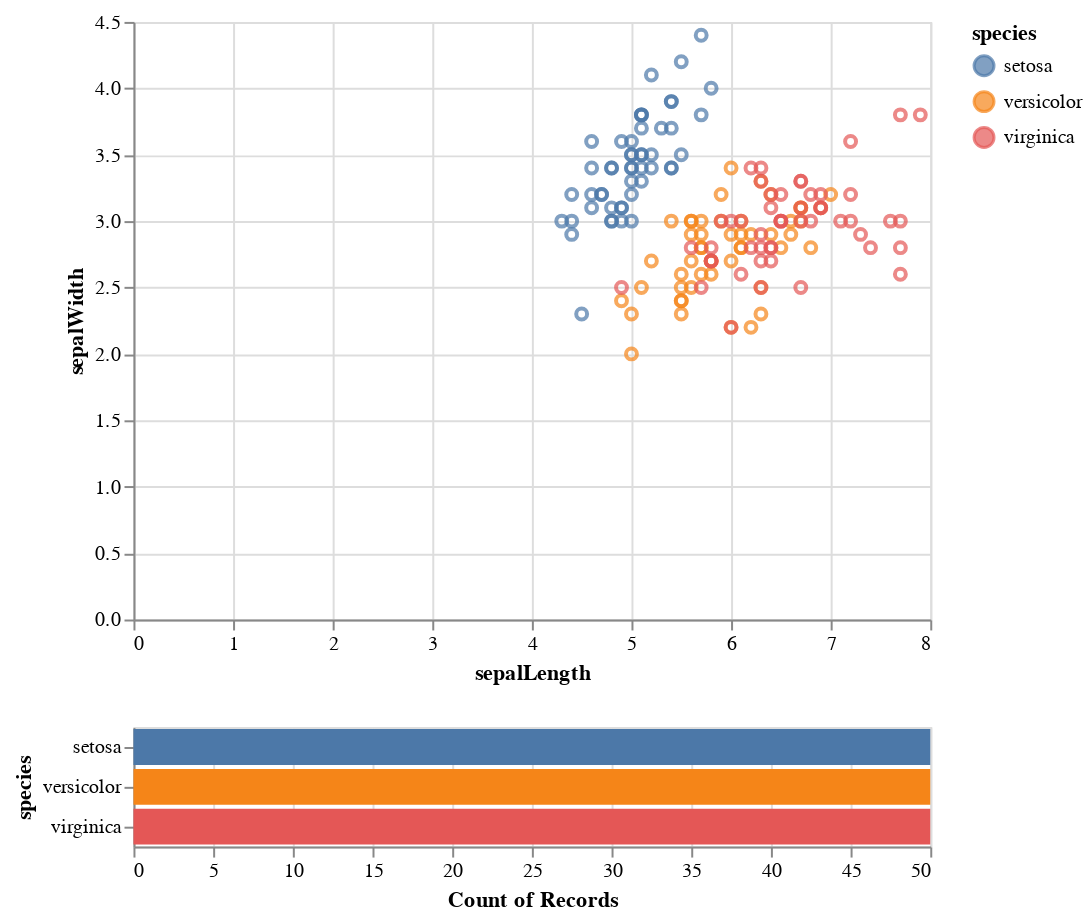

Notebook code cell kept with this figure:
### Code cell
#creating an interactive point graph
brush = alt.selection_interval()
points = alt.Chart(iris).mark_point().encode(
    x='sepalLength:Q',
    y='sepalWidth:Q',
    color=alt.condition(brush, 'species:N', alt.value('lightgray'))
).add_selection(
    brush
)
bars = alt.Chart(iris).mark_bar().encode(
    y='species:N',
    color='species:N',
    x='count(species):Q'
).transform_filter(
    brush
)
points & bars

### Figure 1 — Vega-Lite specification as saved in the notebook (floating-point values rounded to 4 significant figures; data arrays with more than 128 entries replaced by an {"elided": "..."} marker saying what was removed)
{"config": {"view": {"continuousWidth": 400, "continuousHeight": 300}}, "vconcat": [{"mark": "point", "encoding": {"color": {"condition": {"field": "species", "type": "nominal", "selection": "selector001"}, "value": "lightgray"}, "x": {"field": "sepalLength", "type": "quantitative"}, "y": {"field": "sepalWidth", "type": "quantitative"}}, "selection": {"selector001": {"type": "interval"}}}, {"mark": "bar", "encoding": {"color": {"field": "species", "type": "nominal"}, "x": {"aggregate": "count", "field": "species", "type": "quantitative"}, "y": {"field": "species", "type": "nominal"}}, "transform": [{"filter": {"selection": "selector001"}}]}], "data": {"name": "data-a264acbd6e539a8b3afc0cb5f240fb57"}, "$schema": "https://vega.github.io/schema/vega-lite/v4.17.0.json", "datasets": {"data-a264acbd6e539a8b3afc0cb5f240fb57": {"elided": "150 records"}}}
